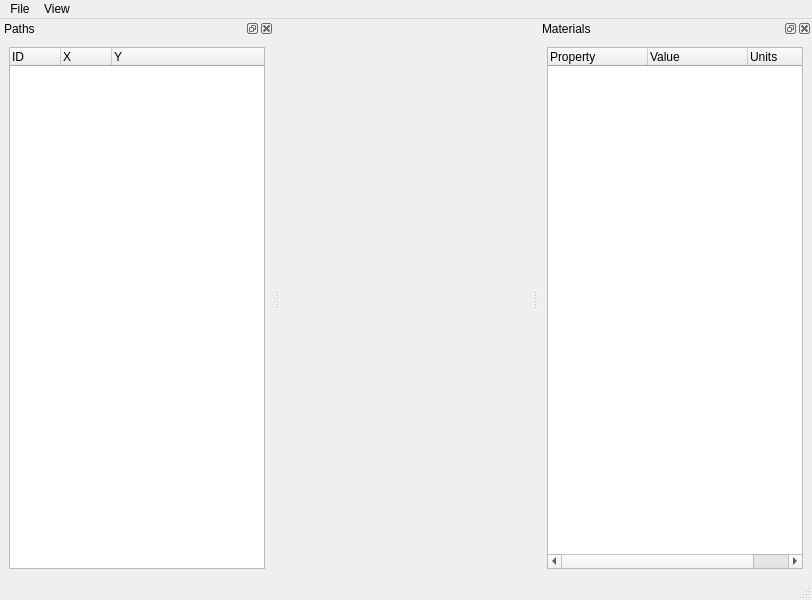
<?xml version="1.0" encoding="UTF-8"?>
<ui version="4.0">
 <class>MainWindow</class>
 <widget class="QMainWindow" name="MainWindow">
  <property name="geometry">
   <rect>
    <x>0</x>
    <y>0</y>
    <width>812</width>
    <height>600</height>
   </rect>
  </property>
  <property name="windowTitle">
   <string>MainWindow</string>
  </property>
  <widget class="QWidget" name="centralwidget"/>
  <widget class="QMenuBar" name="menubar">
   <property name="geometry">
    <rect>
     <x>0</x>
     <y>0</y>
     <width>812</width>
     <height>22</height>
    </rect>
   </property>
   <widget class="QMenu" name="menuFile">
    <property name="title">
     <string>File</string>
    </property>
    <addaction name="actionOpen_Fab_File"/>
   </widget>
   <widget class="QMenu" name="menuView">
    <property name="title">
     <string>View</string>
    </property>
    <addaction name="actionMaterials"/>
    <addaction name="actionPaths"/>
   </widget>
   <addaction name="menuFile"/>
   <addaction name="menuView"/>
  </widget>
  <widget class="QStatusBar" name="statusbar"/>
  <widget class="QDockWidget" name="materialsDockWidget">
   <property name="features">
    <set>QDockWidget::AllDockWidgetFeatures</set>
   </property>
   <property name="allowedAreas">
    <set>Qt::LeftDockWidgetArea|Qt::RightDockWidgetArea</set>
   </property>
   <property name="windowTitle">
    <string>Materials</string>
   </property>
   <attribute name="dockWidgetArea">
    <number>2</number>
   </attribute>
   <widget class="QWidget" name="dockWidgetContents">
    <layout class="QVBoxLayout" name="verticalLayout">
     <item>
      <widget class="QTreeWidget" name="materialTree">
       <property name="indentation">
        <number>10</number>
       </property>
       <attribute name="headerCascadingSectionResizes">
        <bool>true</bool>
       </attribute>
       <attribute name="headerDefaultSectionSize">
        <number>100</number>
       </attribute>
       <attribute name="headerCascadingSectionResizes">
        <bool>true</bool>
       </attribute>
       <attribute name="headerDefaultSectionSize">
        <number>100</number>
       </attribute>
       <column>
        <property name="text">
         <string>Property</string>
        </property>
       </column>
       <column>
        <property name="text">
         <string>Value</string>
        </property>
       </column>
       <column>
        <property name="text">
         <string>Units</string>
        </property>
       </column>
      </widget>
     </item>
    </layout>
   </widget>
  </widget>
  <widget class="QDockWidget" name="pathsDockWidget">
   <property name="allowedAreas">
    <set>Qt::LeftDockWidgetArea|Qt::RightDockWidgetArea</set>
   </property>
   <property name="windowTitle">
    <string>Paths</string>
   </property>
   <attribute name="dockWidgetArea">
    <number>1</number>
   </attribute>
   <widget class="QWidget" name="dockWidgetContents_2">
    <layout class="QVBoxLayout" name="verticalLayout_2">
     <item>
      <widget class="QTreeWidget" name="treeWidget">
       <property name="indentation">
        <number>4</number>
       </property>
       <attribute name="headerDefaultSectionSize">
        <number>51</number>
       </attribute>
       <attribute name="headerDefaultSectionSize">
        <number>51</number>
       </attribute>
       <column>
        <property name="text">
         <string>ID</string>
        </property>
       </column>
       <column>
        <property name="text">
         <string>X</string>
        </property>
       </column>
       <column>
        <property name="text">
         <string>Y</string>
        </property>
       </column>
      </widget>
     </item>
    </layout>
   </widget>
  </widget>
  <action name="actionOpen_Fab_File">
   <property name="text">
    <string>open Fab File</string>
   </property>
  </action>
  <action name="actionMaterials">
   <property name="text">
    <string>Materials</string>
   </property>
  </action>
  <action name="actionPaths">
   <property name="text">
    <string>Paths</string>
   </property>
  </action>
 </widget>
 <resources/>
 <connections/>
</ui>
